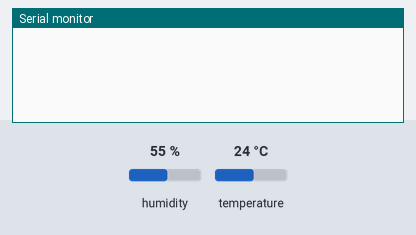
A sketch run on a simulated Arduino MKR. Parts: the last lines printed to the serial monitor. The inputs (shaded band) are chosen by the test bench; at power-on: humidity 55 %, temperature 24 °C. WiFi joins after 1.5 s; servers stay silent unless stated.

Above: at 12.7 s.
12.8 s: humidity set to 22 %
At 13.71 s:
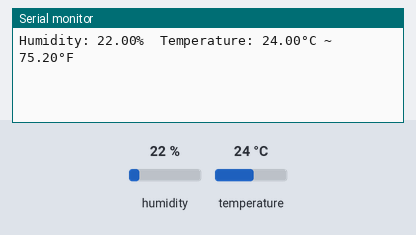
At 14.1 s:
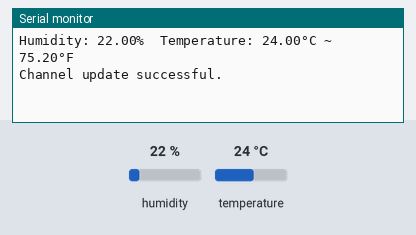

The sketch:

Task-2.1.ino
```cpp
#include "DHT.h"
#include <WiFiNINA.h>
#include "ThingSpeak.h"

// Pin and sensor type definitions
#define DHTPIN 4          // Digital pin connected to the DHT sensor
#define DHTTYPE DHT22     // DHT 22 (AM2302), AM2321

// DHT sensor object
DHT dht(DHTPIN, DHTTYPE);

// WiFi credentials
char ssid[] = "Diyaa";
char pass[] = "1234567d";
WiFiClient client;

// ThingSpeak channel and API key
unsigned long myChannelNumber = 2625144;  // replace with your channel number
const char * myWriteAPIKey = "7F0SSF9IJZZYTKBT";  // replace with your channel write API Key

void setup() {
  Serial.begin(115200);
  dht.begin();  // Initialize the DHT sensor

  // Attempt to connect to WiFi
  while (WiFi.status() != WL_CONNECTED) {
    WiFi.begin(ssid, pass);
    delay(10000);
  }

  // Initialize ThingSpeak
  ThingSpeak.begin(client);
}

void loop() {
  delay(2000);

  // Read humidity and temperature from the DHT22 sensor
  float humidity = dht.readHumidity();
  float temperatureC = dht.readTemperature();
  float temperatureF = dht.readTemperature(true);

  // Check if any reads failed
  if (isnan(humidity) || isnan(temperatureC) || isnan(temperatureF)) {
    Serial.println("Failed to read from DHT sensor!");
    return;
  }

  // Print the sensor readings to the Serial Monitor
  Serial.print("Humidity: ");
  Serial.print(humidity);
  Serial.print("%  Temperature: ");
  Serial.print(temperatureC);
  Serial.print("°C ~ ");
  Serial.print(temperatureF);
  Serial.println("°F");

  // Set the fields with the sensor readings
  ThingSpeak.setField(1, temperatureC);
  ThingSpeak.setField(2, humidity);

  // Write to ThingSpeak
  int x = ThingSpeak.writeFields(myChannelNumber, myWriteAPIKey);
  if (x == 200) {
    Serial.println("Channel update successful.");
  } else {
    Serial.println("Problem updating channel. HTTP error code " + String(x));
  }

  // Wait 60 seconds before the next update
  delay(60000);
}
```

Measured:
- after the input at 12.8 s, the serial monitor: prints a new line after 0.71 s (image 1)
